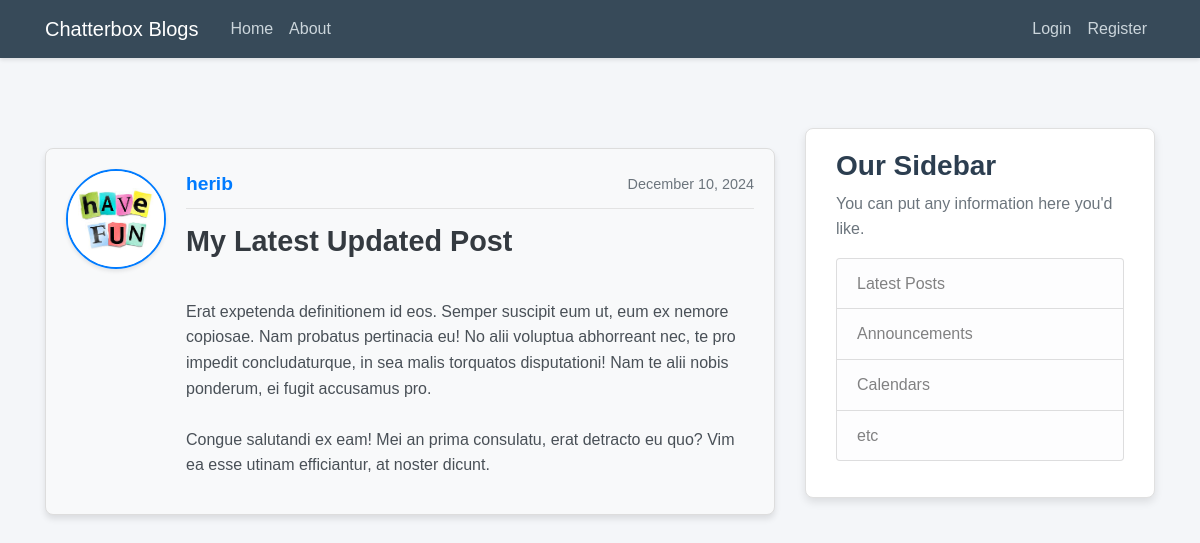
Page /blog/post/29/ on the committed database.
### blog/models.py (models this page shows, shortened)
class Post(models.Model):
    title = models.CharField(max_length=100)
    content = models.TextField()
    date_posted = models.DateTimeField(default=timezone.now)
    author = models.ForeignKey(User, on_delete=models.CASCADE)

### users/models.py (models this page shows, shortened)
class Profile(models.Model):
    user = models.OneToOneField(User, on_delete=models.CASCADE)  # Creates a one-to-one relationship with the User model
    image = models.ImageField(default='default.jpg', upload_to='profile_pics')  # Profile image field with a default value

### blog/views.py (the view)
# urls.py: path('post/<int:pk>/', PostDetailView.as_view(), name='post-detail'),
class PostDetailView(DetailView):
    model = Post  # Specifies the model to use
    template_name = 'blog/post_detail.html'  # Template for post details

### blog/templates/blog/Post_detail.html (shortened to what this page needs)
{% extends "blog/base.html" %}
{% block content %}
  <article class="media content-section" style="background-color: #f8f9fa; border: 1px solid #ddd; border-radius: 8px; padding: 20px; margin: 20px auto; max-width: 800px; box-shadow: 0px 4px 6px rgba(0, 0, 0, 0.1);">
    <img
      class="rounded-circle article-img"
      src="{{ object.author.profile.image.url }}"
      style="width: 100px; height: 100px; margin-right: 20px; border: 2px solid #007bff;">
    <div class="media-body" style="font-family: Arial, sans-serif;">
      <div class="article-metadata" style="margin-bottom: 15px;">
        <a
          class="mr-2"
          href="{% url 'user-posts' object.author.username %}"
          style="font-size: 1.2rem; font-weight: bold; color: #007bff; text-decoration: none;">
          {{ object.author }}
        </a>
        <small
          class="text-muted"
          style="font-size: 0.9rem; color: #6c757d;">
          {{ object.date_posted|date:"F d, Y" }}
        </small>
      </div>
      <h2
        class="article-title"
        style="font-size: 1.8rem; font-weight: bold; color: #343a40; margin-bottom: 15px;">
        {{ object.title }}
      </h2>
      <p
        class="article-content"
        style="font-size: 1rem; line-height: 1.6; color: #495057;">
        {{ object.content }}
      </p>
    </div>
  </article>
{% endblock content %}

### blog/static/blog/main.css (style rules this page uses)
body { background: #f4f6f9; color: #333333; margin-top: 5rem; font-family: 'Poppins', Arial, sans-serif; line-height: 1.6; }
h1, h2, h3, h4, h5, h6 { color: #2c3e50; font-weight: 600; }
.content-section { background: #ffffff; padding: 20px 30px; border: 1px solid #e0e0e0; border-radius: 8px; margin-bottom: 20px; box-shadow: 0 4px 8px rgba(0, 0, 0, 0.1); transition: transform 0.3s ease, box-shadow 0.3s ease; }
.article-title { color: #34495e; font-size: 1.5rem; font-weight: 600; transition: color 0.3s ease; }
.article-content { white-space: pre-line; font-size: 1rem; color: #555555; }
.article-img { height: 75px; width: 75px; margin-right: 16px; border-radius: 8px; object-fit: cover; box-shadow: 0 2px 4px rgba(0, 0, 0, 0.1); }
.article-metadata { padding-bottom: 8px; margin-bottom: 10px; border-bottom: 1px solid #e3e3e3; font-size: 0.9rem; color: #888888; }
.article-metadata a { color: #3498db; font-weight: 500; transition: color 0.3s ease; }
.article-metadata { display: flex; justify-content: space-between; align-items: center; margin-bottom: 10px; font-size: 0.9rem; color: #888888; }
.article-title { font-size: 1.5rem; font-weight: 600; color: #2c3e50; margin-bottom: 10px; text-decoration: none; transition: color 0.3s ease; }
.article-content { font-size: 1rem; color: #555555; line-height: 1.6; }

### rows in the picture
Post: author.profile.image (picture), author "herib", date_posted "December 10, 2024", title "My Latest Updated Post", content "Erat expetenda definitionem id eos. Semper suscipit eum ut, eum ex nemore copiosae. Nam probatus pertinacia eu! No alii voluptua abhorreant nec, te pro impedit concludaturque, in sea malis torquatos disputationi! Nam te alii nobis ponderum, ei fugit accusamus pro. Congue salutandi ex eam! Mei an prima consulatu, erat detracto eu quo? Vim ea esse utinam efficiantur, at noster dicunt."
